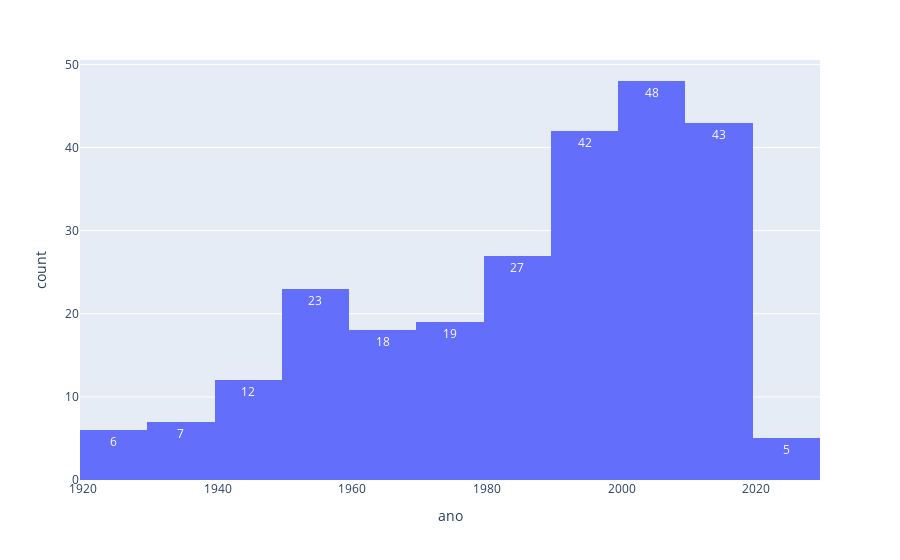

The cell this chart's notebook holds for it:
### Markdown cell above
<p>Distribuição de filmes por ano:</p>

### Code cell
fig = px.histogram(df, x='ano', histfunc='count', text_auto=True)
fig.show()

### Figure 1 — Plotly figure (JSON) as saved in the notebook; plotly's stock layout.template omitted (floating-point values rounded to 4 significant figures; data arrays with more than 128 entries replaced by an {"elided": "..."} marker saying what was removed)
{"data": [{"alignmentgroup": "True", "bingroup": "x", "histfunc": "count", "hovertemplate": "ano=%{x}<br>count=%{y}<extra></extra>", "legendgroup": "", "marker": {"color": "#636efa", "pattern": {"shape": ""}}, "name": "", "offsetgroup": "", "orientation": "v", "showlegend": false, "texttemplate": "%{value}", "type": "histogram", "x": {"elided": "250 int values"}, "xaxis": "x", "yaxis": "y"}], "layout": {"barmode": "relative", "legend": {"tracegroupgap": 0}, "margin": {"t": 60}, "xaxis": {"anchor": "y", "domain": [0, 1], "title": {"text": "ano"}}, "yaxis": {"anchor": "x", "domain": [0, 1], "title": {"text": "count"}}}}
